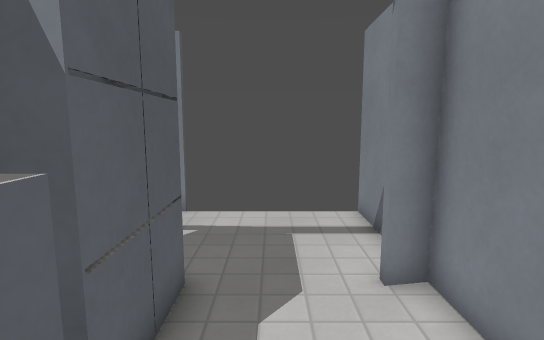
[1] (above)

14 first-person views from a walk through a Godot game level. The camera is 1.5 m above the floor, tilts 8° down and sees 80° across. The floor is counted in squares, 0.5 m on a side. Each view is taken from the middle of a square. On the plan, view 1 faces up. The plan holds only what a view shows up to about 20 squares ahead; the rest is blank. Surface patterns are stand-ins for the level's own textures.

[2]
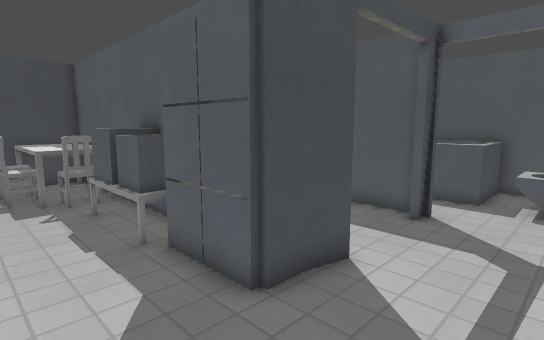

[3]
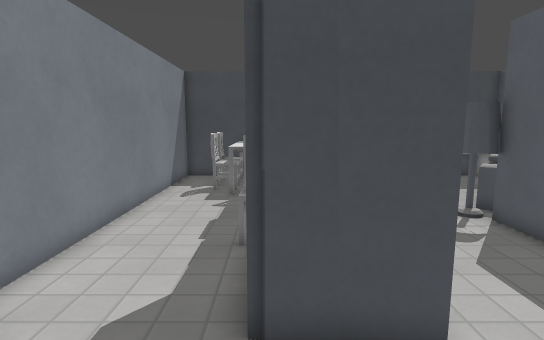

[4]
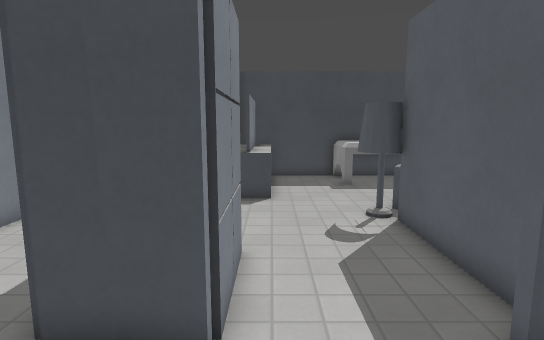

[5]
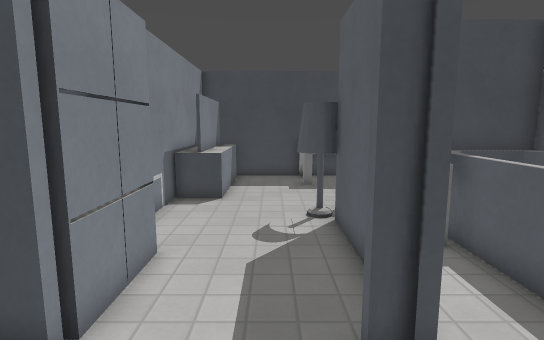

[6]
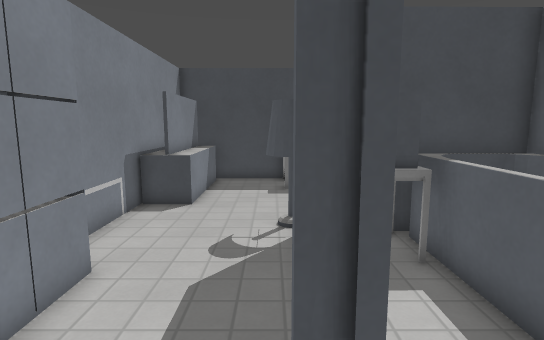

[7]
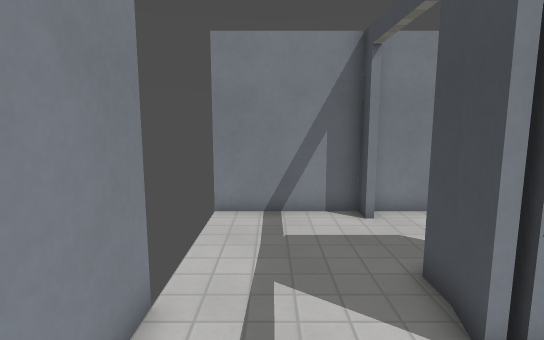

[8]
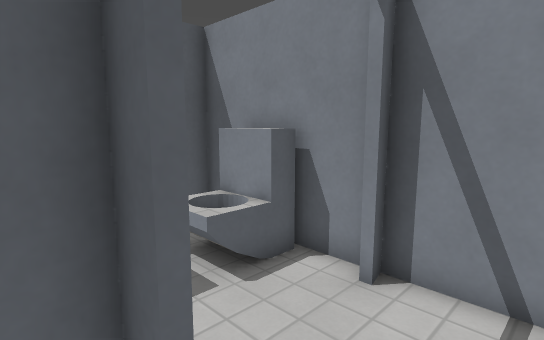

[9]
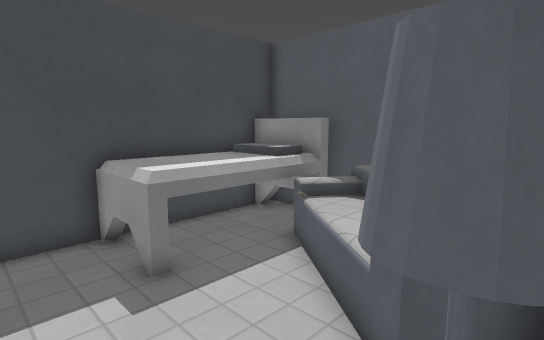

[10]
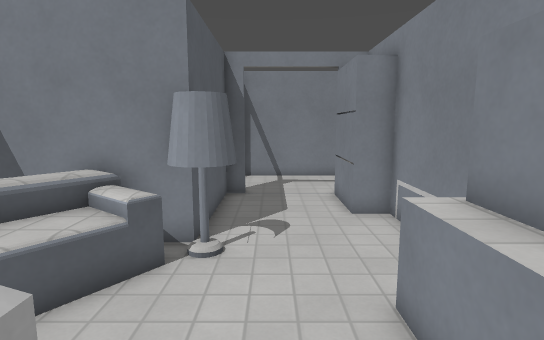

[11]
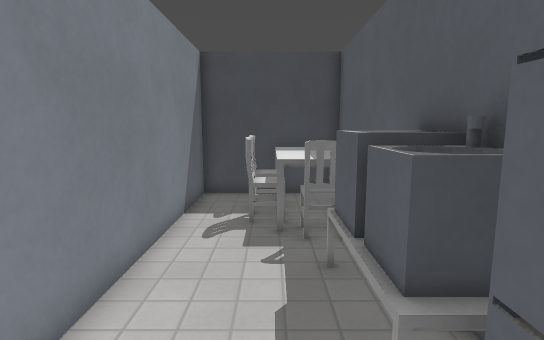

[12]
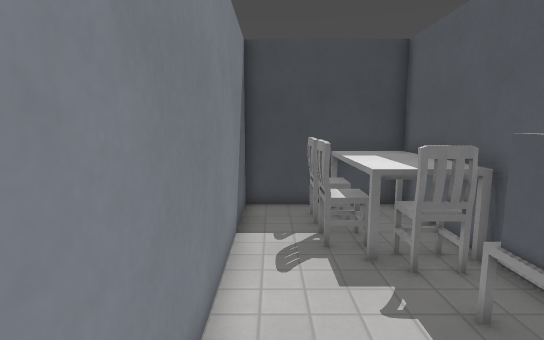

[13]
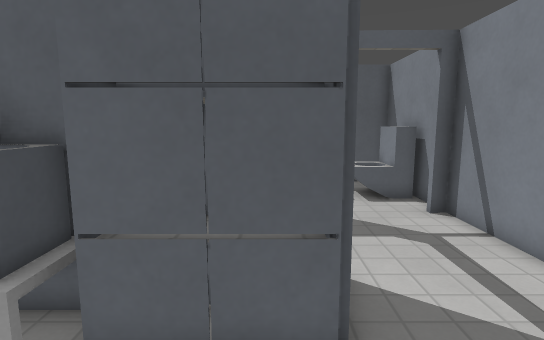

[14]
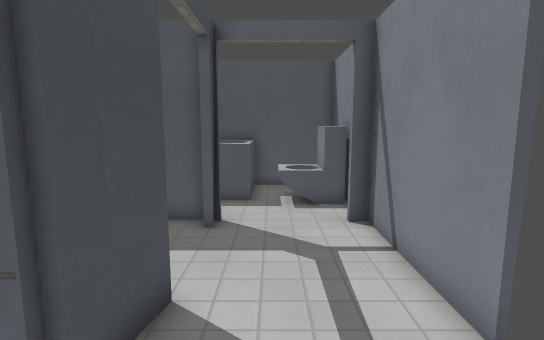

### Floor plan
Key: @ floor where view 1 was taken; # wall or solid block; x gap in a wall; . floor; = window, fence, low wall or low ledge; ^ raised ledge.
Columns run from 14 left of view 1 to 3 right of it. Each row starts with its distance up from view 1.
 11 ##^########x     #
 10  ^^^.............#
  9  ^^^.............#
  8  .^..............#
  7 ###..............#
  6 # =..#....###....#
  5   =..#....###....#
  4   =..#....###....#
  3   =..#....###....#
  2   ####.....###...#
  1 #### #.....##=...#
  0 #######....#^^@..#
 -1   ^^^##....#^^...#
 -2   ^^^......# =...#
 -3   ^^.....^#^##...#
 -4 ^^^^.....^^^^^^..#
 -5 =^^......^^^^^^^.#
 -6 #^^^^^ ..^^^^^^..#
 -7 #^^^^^ ..^^^^^^^.#
 -8 #^^^^^ ..^^^^^^..#
 -9 ##################

Positions as (right, up) in squares from view 1, and headings:
1: (0, 0), facing up
2: (2, 10), facing down-left
3: (-2, 10), facing down
4: (-5, 10), facing down
5: (-7, 10), facing down
6: (-8, 9), facing down
7: (-8, 9), facing right
8: (-6, 5), facing up-left
9: (-6, 0), facing down-left
10: (-7, -8), facing up
11: (0, 5), facing down
12: (2, 3), facing down
13: (2, 5), facing left
14: (1, 8), facing left
